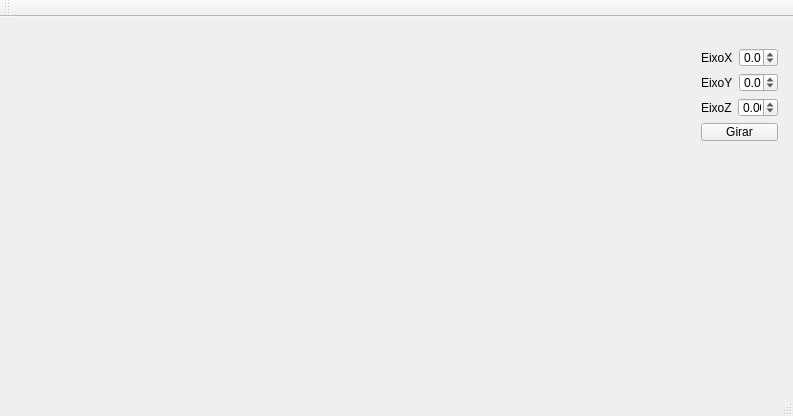
<?xml version="1.0" encoding="UTF-8"?>
<ui version="4.0">
 <class>MainWindow</class>
 <widget class="QMainWindow" name="MainWindow">
  <property name="geometry">
   <rect>
    <x>0</x>
    <y>0</y>
    <width>793</width>
    <height>416</height>
   </rect>
  </property>
  <property name="windowTitle">
   <string>MainWindow</string>
  </property>
  <widget class="QWidget" name="centralWidget">
   <widget class="GLWidget" name="tela" native="true">
    <property name="geometry">
     <rect>
      <x>10</x>
      <y>10</y>
      <width>661</width>
      <height>341</height>
     </rect>
    </property>
   </widget>
   <widget class="QWidget" name="">
    <property name="geometry">
     <rect>
      <x>690</x>
      <y>20</y>
      <width>99</width>
      <height>115</height>
     </rect>
    </property>
    <layout class="QVBoxLayout" name="verticalLayout">
     <item>
      <layout class="QHBoxLayout" name="horizontalLayout_3">
       <item>
        <widget class="QLabel" name="label">
         <property name="text">
          <string>EixoX</string>
         </property>
        </widget>
       </item>
       <item>
        <widget class="QDoubleSpinBox" name="eixoX">
         <property name="minimum">
          <double>-360.000000000000000</double>
         </property>
         <property name="maximum">
          <double>360.000000000000000</double>
         </property>
        </widget>
       </item>
      </layout>
     </item>
     <item>
      <layout class="QHBoxLayout" name="horizontalLayout">
       <item>
        <widget class="QLabel" name="label_2">
         <property name="text">
          <string>EixoY</string>
         </property>
        </widget>
       </item>
       <item>
        <widget class="QDoubleSpinBox" name="eixoY">
         <property name="minimum">
          <double>-360.000000000000000</double>
         </property>
         <property name="maximum">
          <double>360.000000000000000</double>
         </property>
        </widget>
       </item>
      </layout>
     </item>
     <item>
      <layout class="QHBoxLayout" name="horizontalLayout_2">
       <item>
        <widget class="QLabel" name="label_3">
         <property name="text">
          <string>EixoZ</string>
         </property>
        </widget>
       </item>
       <item>
        <widget class="QDoubleSpinBox" name="eixoZ">
         <property name="minimum">
          <double>-360.000000000000000</double>
         </property>
         <property name="maximum">
          <double>360.000000000000000</double>
         </property>
        </widget>
       </item>
      </layout>
     </item>
     <item>
      <widget class="QPushButton" name="girarBtn">
       <property name="text">
        <string>Girar</string>
       </property>
      </widget>
     </item>
    </layout>
   </widget>
  </widget>
  <widget class="QMenuBar" name="menuBar">
   <property name="geometry">
    <rect>
     <x>0</x>
     <y>0</y>
     <width>793</width>
     <height>21</height>
    </rect>
   </property>
  </widget>
  <widget class="QToolBar" name="mainToolBar">
   <attribute name="toolBarArea">
    <enum>TopToolBarArea</enum>
   </attribute>
   <attribute name="toolBarBreak">
    <bool>false</bool>
   </attribute>
  </widget>
  <widget class="QStatusBar" name="statusBar"/>
 </widget>
 <layoutdefault spacing="6" margin="11"/>
 <customwidgets>
  <customwidget>
   <class>GLWidget</class>
   <extends>QWidget</extends>
   <header>glwidget.h</header>
   <container>1</container>
  </customwidget>
 </customwidgets>
 <resources/>
 <connections/>
</ui>
